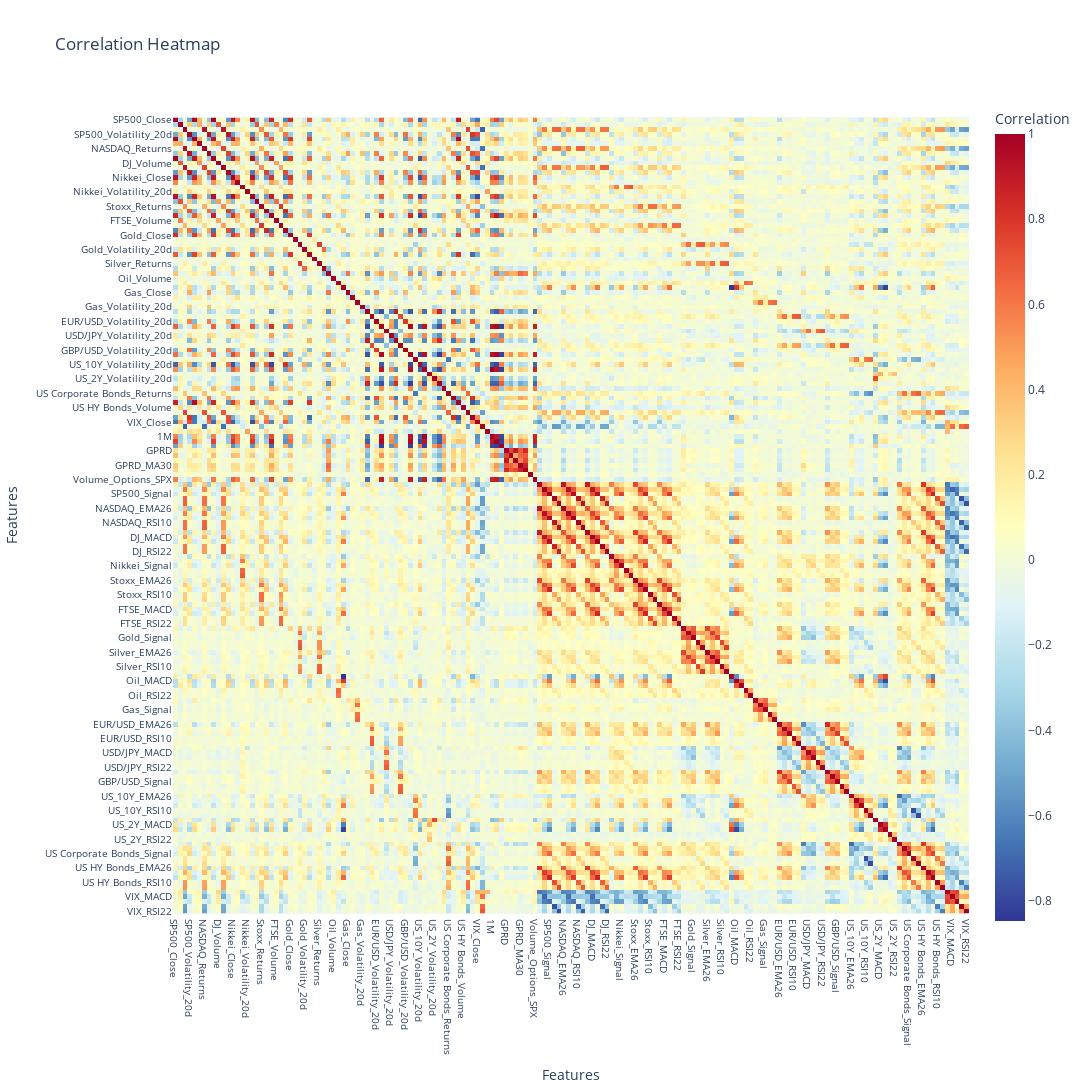

Write notebook code for a chart like this one.
### Code cell
# Create the heatmap
fig = px.imshow(
    df_corr,
    text_auto=False,  # Display correlation values on the heatmap
    color_continuous_scale='RdYlBu_r',  # Choose a color scale
    labels=dict(x="Features", y="Features", color="Correlation"),
    title="Correlation Heatmap"
)

# Customize layout
fig.update_layout(
    xaxis_title="Features",
    yaxis_title="Features",
    width=1500,
    height=1500,
    xaxis=dict(tickfont=dict(size=10)),  # Reduce x-axis label size
    yaxis=dict(tickfont=dict(size=10))   # Reduce y-axis label size
)

# Show the plot
fig.show()

### Figure 1 — Plotly figure (JSON) as saved in the notebook; plotly's stock layout.template omitted (floating-point values rounded to 4 significant figures; data arrays with more than 128 entries replaced by an {"elided": "..."} marker saying what was removed)
{"data": [{"coloraxis": "coloraxis", "hovertemplate": "Features: %{x}<br>Features: %{y}<br>Correlation: %{z}<extra></extra>", "name": "0", "type": "heatmap", "x": {"elided": "166 str values"}, "xaxis": "x", "y": {"elided": "166 str values"}, "yaxis": "y", "z": {"elided": "166x166 float values"}}], "layout": {"coloraxis": {"colorbar": {"title": {"text": "Correlation"}}, "colorscale": [[0, "rgb(49,54,149)"], [0.1, "rgb(69,117,180)"], [0.2, "rgb(116,173,209)"], [0.3, "rgb(171,217,233)"], [0.4, "rgb(224,243,248)"], [0.5, "rgb(255,255,191)"], [0.6, "rgb(254,224,144)"], [0.7, "rgb(253,174,97)"], [0.8, "rgb(244,109,67)"], [0.9, "rgb(215,48,39)"], [1, "rgb(165,0,38)"]]}, "height": 1500, "title": {"text": "Correlation Heatmap"}, "width": 1500, "xaxis": {"anchor": "y", "constrain": "domain", "domain": [0, 1], "scaleanchor": "y", "tickfont": {"size": 10}, "title": {"text": "Features"}}, "yaxis": {"anchor": "x", "autorange": "reversed", "constrain": "domain", "domain": [0, 1], "tickfont": {"size": 10}, "title": {"text": "Features"}}}}
